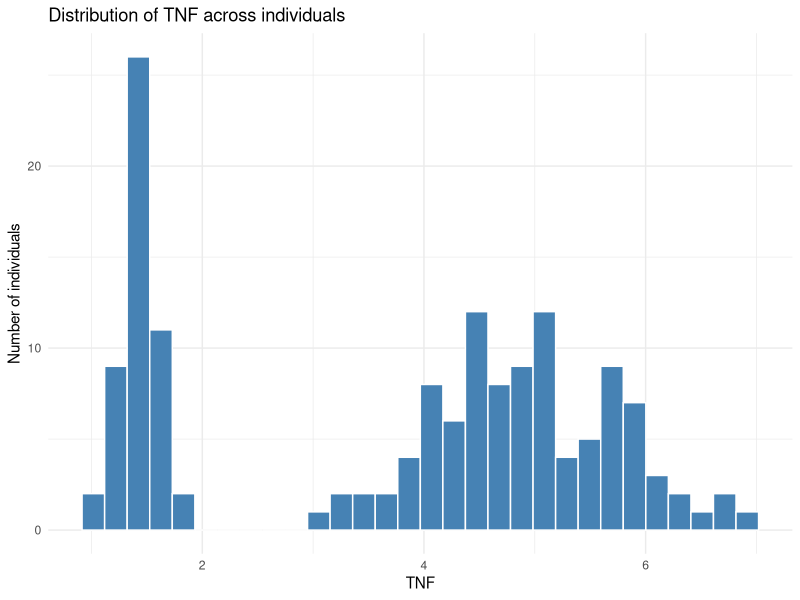
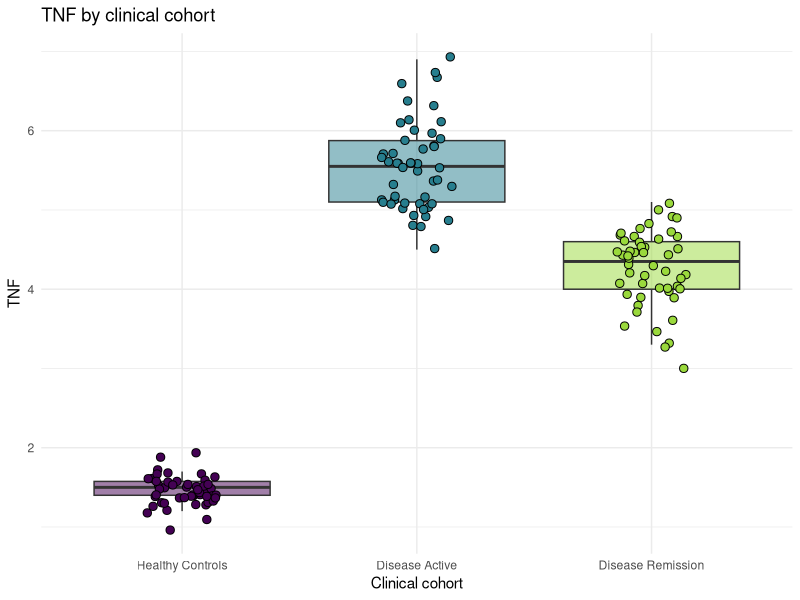
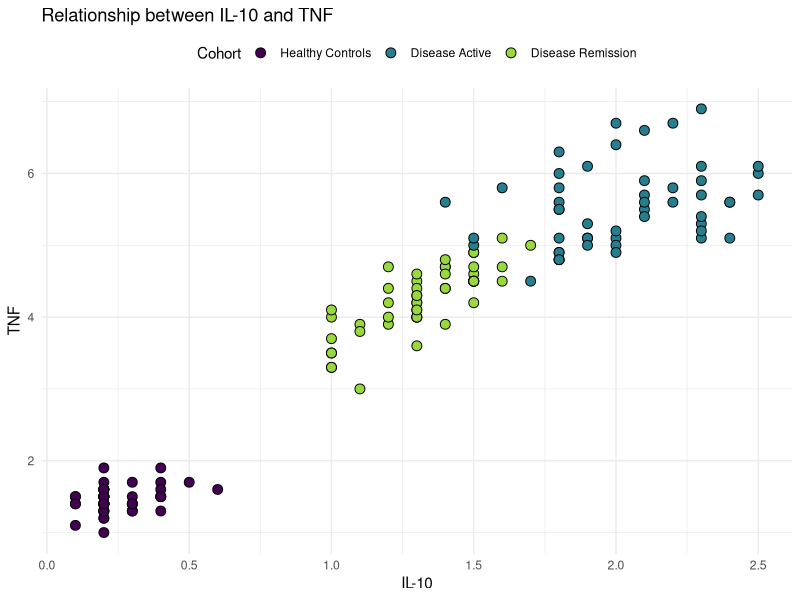
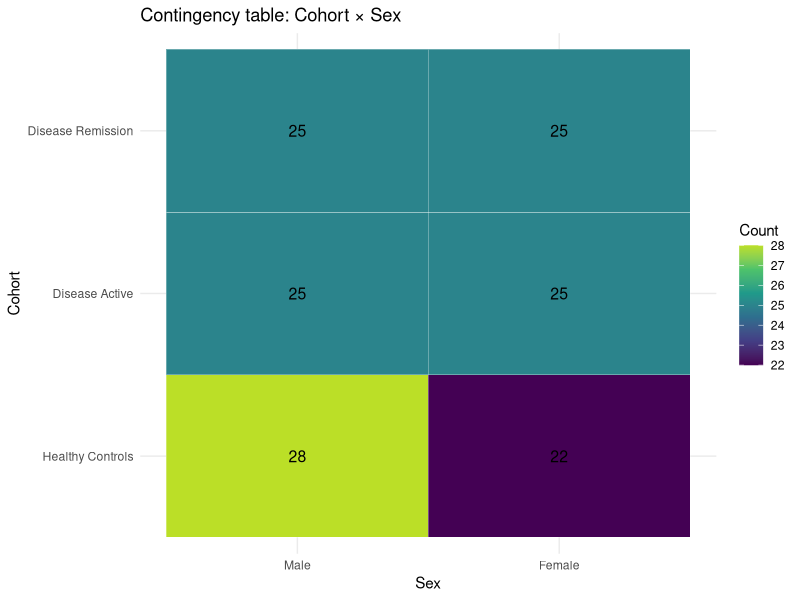
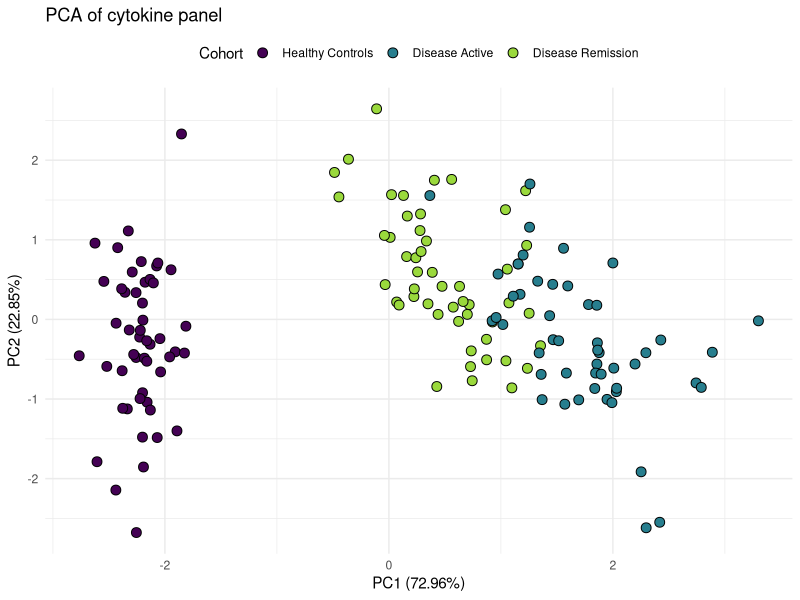
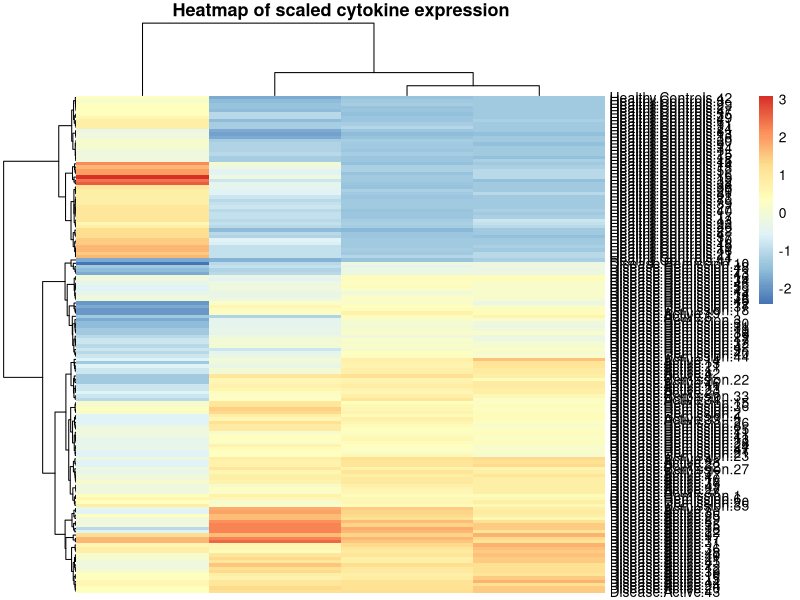
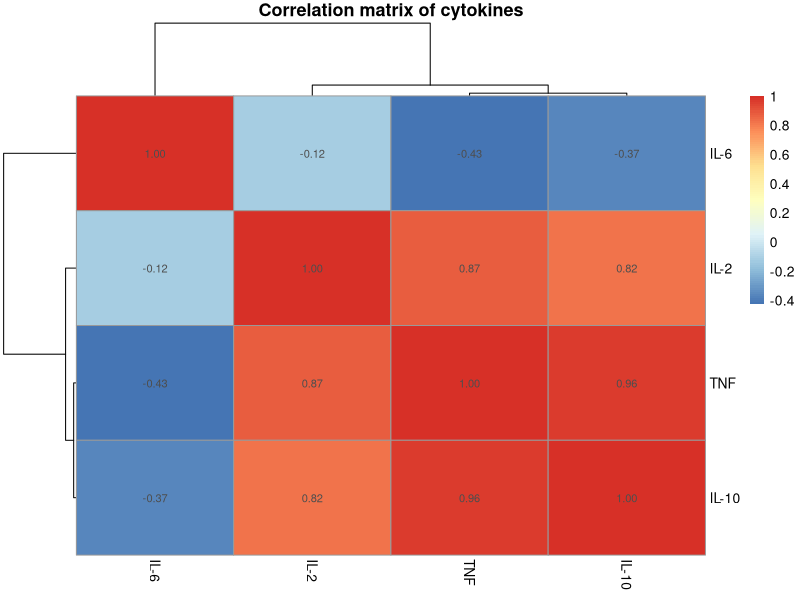
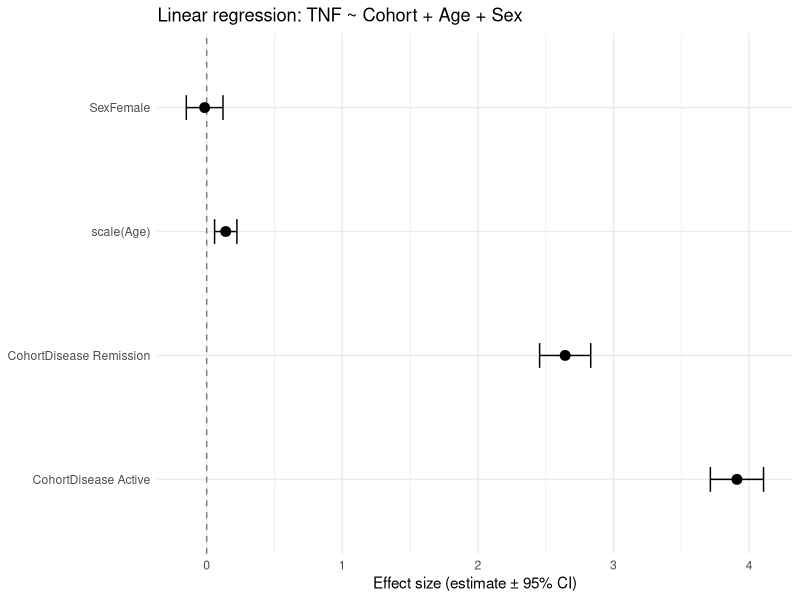

Here is the R script that generated these plots, in order:
## ---- chunk 1
library(tidyverse)
library(readxl)
library(pheatmap)
library(broom)
library(viridis)
## ---- chunk 2
data <- as.data.frame(read_excel("sample_cytokine_data.xlsx"))
# set rownames 
rownames(data) <- data[,1]

# Take a quick look
head(data)
str(data)
## ---- chunk 3
data <- data %>%
  mutate(
    Cohort = factor(Cohort, levels = c("Healthy Controls", "Disease Active", "Disease Remission")),
    Sex    = factor(Sex, levels = c("Male", "Female"))
  )

levels(data$Cohort)
levels(data$Sex)
## ---- chunk 4
ages <- c(53.8, 59.8, 79.2, 46.7)

ages
length(ages)
mean(ages)
summary(ages)
## ---- chunk 5
mini_df <- tibble(
  Age    = ages,
  Cohort = c("Remission", "Active", "Remission", "Remission")
)

mini_df
str(mini_df)
## ---- chunk 6
ggplot(data, aes(x = TNF)) +
  geom_histogram(
    bins = 30,
    colour = "white",
    fill   = "steelblue"
  ) +
  labs(
    x = "TNF",
    y = "Number of individuals",
    title = "Distribution of TNF across individuals"
  ) +
  theme_minimal()
## ---- chunk 7
ggplot(data, aes(x = Cohort, y = TNF, fill = Cohort)) +
  geom_boxplot(outlier.shape = NA, alpha = 0.5) +
  geom_point(
    size = 2.5,
    shape = 21,
    colour = "black",
    position = position_jitter(width = 0.15)
  ) +
  scale_fill_viridis_d(end = 0.85) +
  labs(
    x = "Clinical cohort",
    y = "TNF",
    title = "TNF by clinical cohort"
  ) +
  theme_minimal() +
  theme(legend.position = "none")
## ---- chunk 8
ggplot(data, aes(x = `IL-10`, y = TNF, fill = Cohort)) +
  geom_point(size = 3, shape = 21, colour = "black") +
  scale_fill_viridis_d(end = 0.85) +
  labs(
    x = "IL-10",
    y = "TNF",
    title = "Relationship between IL-10 and TNF"
  ) +
  theme_minimal() +
  theme(legend.position = "top")
## ---- chunk 9
ct <- data %>%
  count(Cohort, Sex)

ct

ggplot(ct, aes(x = Sex, y = Cohort, fill = n)) +
  geom_tile(colour = "white") +
  geom_text(aes(label = n), size = 4) +
  scale_fill_viridis_c(end = 0.9, name = "Count") +
  labs(
    x = "Sex",
    y = "Cohort",
    title = "Contingency table: Cohort × Sex"
  ) +
  theme_minimal()
## ---- chunk 10
cytokines <- c("IL-2", "IL-6", "TNF", "IL-10")

pca <- prcomp(
  data %>% select(all_of(cytokines)),
  center = TRUE,
  scale. = TRUE
)

summary(pca)
## ---- chunk 11
var_expl <- round((pca$sdev^2 / sum(pca$sdev^2)) * 100, 2)
var_expl
## ---- chunk 12
pca_df <- as.data.frame(pca$x) %>%
  mutate(Cohort = data$Cohort)

ggplot(pca_df, aes(PC1, PC2, fill = Cohort)) +
  geom_point(size = 3, shape = 21, colour = "black") +
  scale_fill_viridis_d(end = 0.85) +
  labs(
    x = paste0("PC1 (", var_expl[1], "%)"),
    y = paste0("PC2 (", var_expl[2], "%)"),
    title = "PCA of cytokine panel"
  ) +
  theme_minimal() +
  theme(legend.position = "top")
## ---- chunk 13
cyto_mat <- data %>%
  select(all_of(cytokines)) %>%
  as.matrix() %>%
  scale()  # scale each cytokine to mean 0, sd 1

pheatmap(
  cyto_mat,
  show_colnames = FALSE,
  clustering_method = "ward.D2",
  main = "Heatmap of scaled cytokine expression"
)
## ---- chunk 14
cor_mat <- data %>%
  select(all_of(cytokines)) %>%
  cor(use = "pairwise.complete.obs")

cor_mat

pheatmap(
  cor_mat,
  display_numbers = TRUE,
  main = "Correlation matrix of cytokines"
)
## ---- chunk 15
lm_model <- lm(TNF ~ Cohort + scale(Age) + Sex, data = data)

summary(lm_model)
## ---- chunk 16
lm_tidy <- tidy(lm_model, conf.int = TRUE) %>%
  filter(term != "(Intercept)")

lm_tidy

ggplot(lm_tidy, aes(x = estimate, y = term)) +
  geom_vline(xintercept = 0, linetype = "dashed", colour = "grey50") +
  geom_point(size = 3) +
  geom_errorbarh(aes(xmin = conf.low, xmax = conf.high), height = 0.2) +
  theme_minimal() +
  labs(
    x = "Effect size (estimate ± 95% CI)",
    y = NULL,
    title = "Linear regression: TNF ~ Cohort + Age + Sex"
  )
## ---- chunk 17
ggplot(data, aes(x = Age, y = TNF, fill = Cohort)) +
  geom_point(size = 3, shape = 21, colour = "black") +
  geom_smooth(
    method = "lm",
    se = FALSE,
    linetype = "dashed",
    aes(group = Cohort, colour = Cohort)
  ) +
  scale_fill_viridis_d(end = 0.85) +
  scale_colour_viridis_d(end = 0.85, guide = "none") +
  labs(
    x = "Age (years)",
    y = "TNF",
    title = "Association between age and TNF by cohort"
  ) +
  theme_minimal() +
  theme(legend.position = "top")
